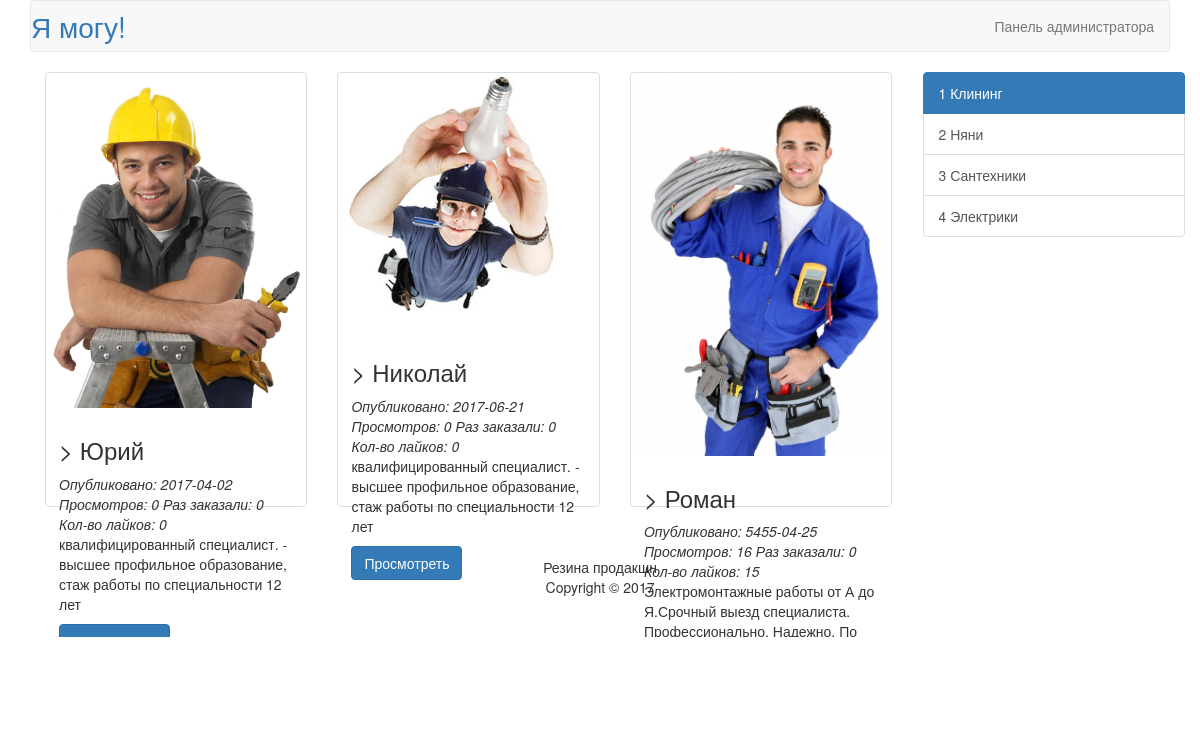
/articles.php?category=4, run on the app's committed database.
### tables this page shows
CREATE TABLE `articles` (
  `id` int(11) NOT NULL,
  `title` varchar(255) NOT NULL,
  `content` text NOT NULL,
  `date` date NOT NULL,
  `category` int(11) NOT NULL,
  `likes` int(11) NOT NULL,
  `image` varchar(150) NOT NULL,
  `prosmotry` int(11) NOT NULL,
  `buy` int(11) NOT NULL
);

### articles.php (called while the page is built)
<?php
    require_once("database.php");
    require_once("models/articles.php");
    $link = db_connect();
    $articles = articles_all_by_category($link, $_GET['category']);
    include("views/articles.php");
?>

### models/articles.php (called while the page is built, shortened)
<?php
    function articles_all_by_category($link,$where){
        $query = sprintf("SELECT * FROM articles WHERE category='%d' ORDER BY id DESC",$where);
        $result = mysqli_query($link, $query);
        $n = mysqli_num_rows($result);
        $articles = array();
        for ($i = 0; $i < $n; $i++)
        {
            $row = mysqli_fetch_assoc($result);
            $articles[] = $row;
        }
        return $articles;
    }
    function articles_intro($text, $len = 100)
    {
        return mb_substr($text, 0, $len);
    }
?>

### views/articles.php (the view, shortened to what this page needs)
<?php
    include_once('header.php');
?>
<div class="container">
    <div class="row row-offcanvas row-offcanvas-right">
        <div class="col-xs-12 col-sm-9">
            <div class="row">
                <?php foreach($articles as $article): ?>
                <div class="col-xs-6 col-lg-4">
                    <div class="thumbnail">
                        <img src="<?=$article['image']?>" alt="...">
                        <div class="caption">
                            <h3>>
                                <?=$article['title']?>
                            </h3>
                            <em>Опубликовано: <?=$article['date']?></em>
                            <em>Просмотров: <?=$article['prosmotry']?></em>
                            <em>Раз заказали: <?=$article['buy']?></em>
                            <em>Кол-во лайков: <?=$article['likes']?></em>
                               <p>
                                <?=articles_intro($article['content'])?>
                            </p>
                            <p><a href="article.php?id=<?=$article['id']?>" class="btn btn-primary" role="button">Просмотреть</a></p>
                        </div>
                    </div>
                </div>
                <?php endforeach ?>
            </div>
        </div>
        <?php include_once('side_bar.php'); ?>
    </div>
</div>
<?php
    include_once('footer.php');
?>

### style.css (style rules this page uses)
body { background: antiquewhite; }
html, body { overflow-x: hidden; }
.thumbnail { height: 435px; }
.thumbnail img { height: 170px; width: auto; }

### data on the page
articles: image (picture), title "Юрий", date "2017-04-02", prosmotry "0", buy "0", likes "0", content "квалифицированный специалист. - высшее профильное образование, стаж работы по специальности 12 лет"
articles: image (picture), title "Николай", date "2017-06-21", prosmotry "0", buy "0", likes "0", content "квалифицированный специалист. - высшее профильное образование, стаж работы по специальности 12 лет"
articles: image (picture), title "Роман", date "5455-04-25", prosmotry "16", buy "0", likes "15", content "Электромонтажные работы от А до Я.Срочный выезд специалиста. Профессионально. Надежно. По адекватны"

### other printed values
$pageRightLinkContent "Панель администратора"
